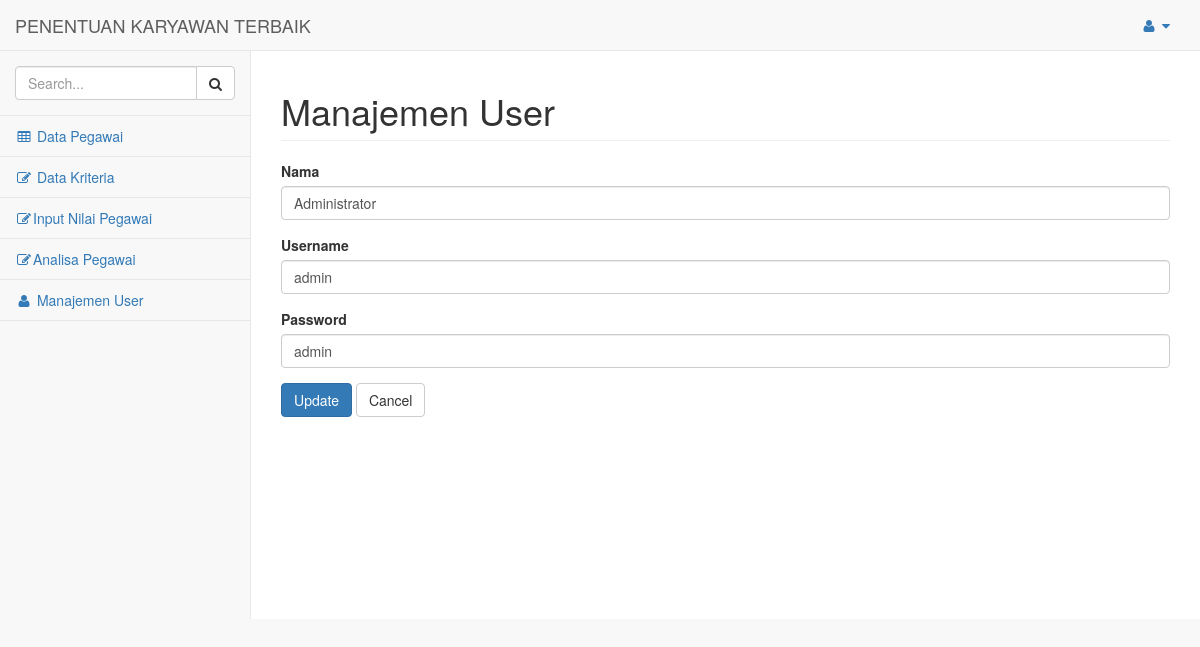
The app's page /user/update/1.html with its own data.
### tables this page shows
CREATE TABLE `user` (
  `id_user` int(11) NOT NULL,
  `nama` varchar(50) DEFAULT NULL,
  `username` varchar(30) DEFAULT NULL,
  `password` varchar(100) DEFAULT NULL
);

### application/controllers/User.php (called while the page is built, shortened)
<?php
class User extends CI_Controller
{
    function __construct()
    {
        $this->load->model('M_user');
        $this->load->library('form_validation');
    }
    public function update($id)
    {
        $row = $this->M_user->get_by_id($id);
        if ($row) {
            $data = array(
                'button' => 'Update',
                'action' => site_url('user/update_action'),
		'id_user' => set_value('id_user', $row->id_user),
		'nama' => set_value('nama', $row->nama),
		'username' => set_value('username', $row->username),
		'password' => set_value('password', $row->password),
        'content' => 'user/user_form',
            'lokasi' => 'Manajemen User',
	    );
            $this->load->view('admin', $data);
        } else {
            $this->session->set_flashdata('message', 'Record Not Found');
            redirect(site_url('user'));
        }
    }
}

### index.php (called while the page is built, shortened)
<?php
require_once BASEPATH.'core/CodeIgniter.php';

### application/models/M_user.php (called while the page is built, shortened)
<?php
class M_user extends CI_Model
{
    public $table = 'user';
    public $id = 'id_user';
    function get_by_id($id)
    {
        $this->db->where($this->id, $id);
        return $this->db->get($this->table)->row();
    }
}

### application/views/user/user_form.php (the view, shortened to what this page needs)
<form action="<?php echo $action; ?>" method="post">
        <div class="form-group">
            <label for="varchar">Nama <?php echo form_error('nama') ?></label>
            <input type="text" class="form-control" name="nama" id="nama" placeholder="Nama" value="<?php echo $nama; ?>" />
        </div>
        <div class="form-group">
            <label for="varchar">Username <?php echo form_error('username') ?></label>
            <input type="text" class="form-control" name="username" id="username" placeholder="Username" value="<?php echo $username; ?>" />
        </div>
        <div class="form-group">
            <label for="varchar">Password <?php echo form_error('password') ?></label>
            <input type="text" class="form-control" name="password" id="password" placeholder="Password" value="<?php echo $password; ?>" />
        </div>
        <button type="submit" class="btn btn-primary"><?php echo $button ?></button>
        <a href="<?php echo site_url('user') ?>" class="btn btn-default">Cancel</a>
    </form>

### records on screen
user: nama "Administrator", username "admin", password "admin"

### other values on screen
$lokasi "Manajemen User"
$button "Update"
